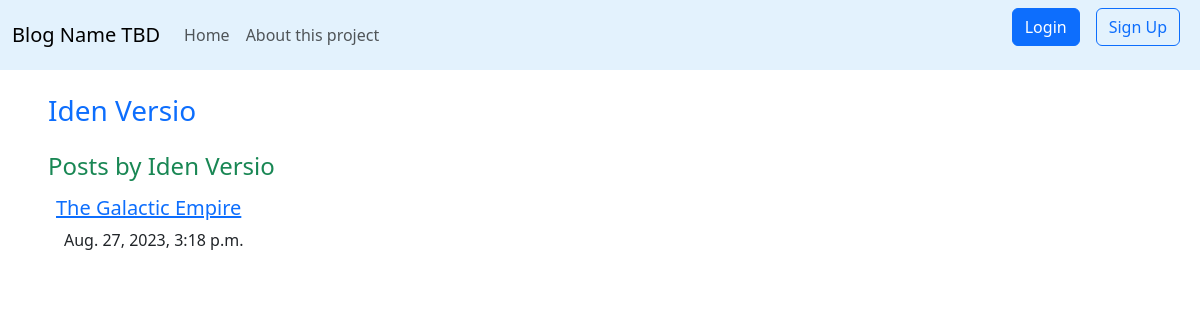
The app's page /user/Iden Versio with its own data.
### blogApp/models.py (models this page shows, shortened)
class Blog_Post(models.Model):
    user_name = models.CharField(max_length=122)
    title = models.CharField(max_length=122, default="")
    post_content = models.TextField()
    date = models.DateTimeField()

### blogApp/views.py (the view)
# urls.py: path('user/<name>', views.user_page, name="user"),
def user_page (request, name):
    posts = Blog_Post.objects.filter(user_name=name)
    email=""
    if (request.user.is_authenticated):
        email=request.user.email
    context={
        'curr':request.user.username,
        'look':name,
        'posts':posts,
        'email':email
    }
    return render (request, 'profile.html', context)

### templates/profile.html (shortened to what this page needs)
{% extends 'base.html' %}
{% block body %}
    <div class="mx-5 mt-4">
        <h3 class="text-primary mb-0">{{look}}</h3>
    </div>
    <div class="mx-5 mt-4">
        <h4 class="text-success">Posts by {{look}}</h4>
        {% for post in posts %}
            <h5 class="mx-2 mt-3"><a href="{% url 'blogApp:display' post.pk %}">{{post.title}}</a></h5>
            <p class="mx-3 mb-3">{{post.date}}</p>
        {% endfor %}
    </div>
{% endblock body %}

### records on screen
Blog_Post: user_name "Iden Versio", title "The Galactic Empire", date "Aug. 27, 2023, 3:18 p.m."
